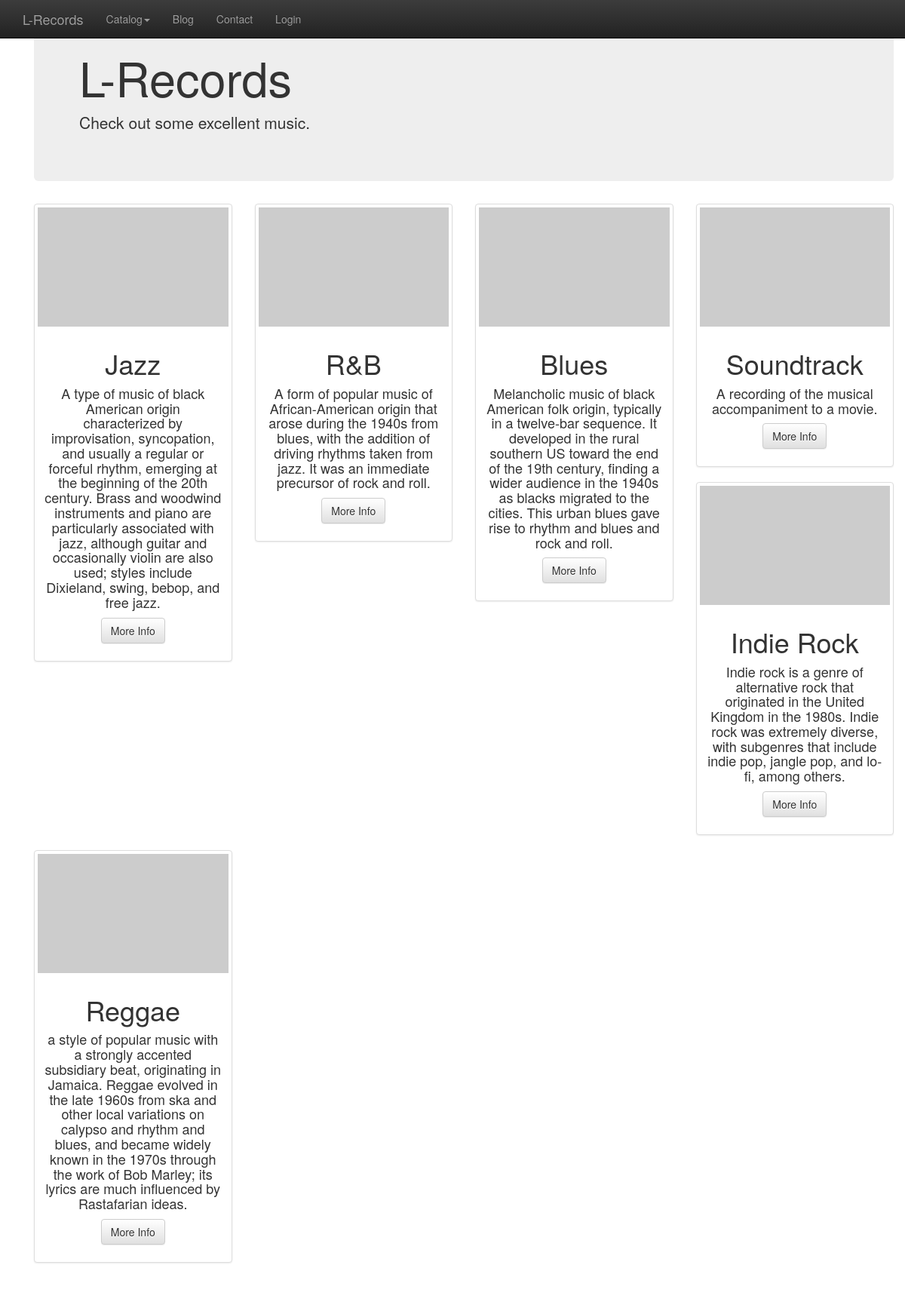
The app's page /genres with its own data.
### app/records/record_model.py (models this page shows, shortened)
class Base(db.Model):
	__abstract__ = True
	id = db.Column(db.Integer, primary_key=True)
	date_created  = db.Column(db.DateTime, default=db.func.current_timestamp())
	date_modified = db.Column(db.DateTime, default=db.func.current_timestamp(), onupdate=db.func.current_timestamp())

class Genre(Base):
	__tablename__ = 'genre'
	id = db.Column(db.Integer, primary_key=True)
	genre_name = db.Column(db.String(250), nullable=False)
	description = db.Column(db.String, nullable=True)

### app/records/record_controllers.py (the view)
@recordBase.route('/genres', methods=['GET', 'POST'])
def showGenres():
    genres = db.session.query(Genre).all()
    if 'username' not in login_session:
        return render_template("genres/genres.html", genres = genres, loggedIn = False)
    else:
        return render_template("genres/genres.html", genres = genres, loggedIn = True)

### app/templates/genres/genres.html
{% extends "main.html" %} {% block content %} {% include "header.html" %}
<div class="row text-center">
    {% for genre in genres %}
    <div class="col-md-3 col-sm-6 hero-feature">
        <div class="thumbnail">
            <img src="http://placehold.it/800x500" alt="">
            <div class="caption">
                <h1>{{ genre.genre_name }}</h1>
                <h4>{{ genre.description }}</h4>
                <p>
                    <a href="/genres/{{ genre.id }}" class="btn btn-default">More Info</a>
                </p>
            </div>
        </div>
        {% if loop.index is divisibleby 3 %}
        <br>
        <br> {% endif %}
    </div>
    {% endfor %}
</div>
{% endblock %}

### app/templates/main.html (shortened to what this page needs)
<!DOCTYPE html>
<html lang="en">
<head>
    <link rel=stylesheet type=text/css href="{{ url_for('static', filename='records.css') }}">
    <link rel="stylesheet" href="https://maxcdn.bootstrapcdn.com/bootstrap/3.3.6/css/bootstrap.min.css">
    <link rel="stylesheet" href="https://maxcdn.bootstrapcdn.com/bootstrap/3.3.6/css/bootstrap-theme.min.css">
</head>
<body>
    <div class="container">
        {% block content %} {% endblock %}
    </div>
</body>
</html>

### app/templates/header.html (shortened to what this page needs)
<nav class="navbar navbar-inverse navbar-fixed-top" role="navigation">
    <div class="container">
        <div class="navbar-header">
            <a class="navbar-brand" href="/records">L-Records</a>
        </div>
        <div class="collapse navbar-collapse" id="navbar-collapse-1">
            <ul class="nav navbar-nav">
                <li class="dropdown">
                    <a href="#" class="dropdown-toggle" data-toggle="dropdown" role="button" aria-haspopup="true" aria-expanded="false">Catalog<span class="caret"></span></a>
                </li>
                <li>
                    <a href="#">Blog</a>
                </li>
                <li>
                    <a href="#">Contact</a>
                </li>
                <li class='pull-right'>
                    {% if loggedIn %}
                    <a href='/gdisconnect'>Logout</a> {% else %}<a href='/login'>Login</a> {% endif %}
                </li>
            </ul>
        </div>
    </div>
</nav>
<div class="container">
    <header class="jumbotron">
        <div class="fluid-container">
            <h1>L-Records</h1>
            <p>Check out some excellent music.</p>
        </div>
    </header>

### records on screen
Genre: genre_name "Jazz", description "A type of music of black American origin characterized by improvisation, syncopation, and usually a regular or forceful rhythm, emerging at the beginning of the 20th century. Brass and woodwind instruments and piano are particularly associated with jazz, although guitar and occasionally violin are also used; styles include Dixieland, swing, bebop, and free jazz."
Genre: genre_name "R&B", description "A form of popular music of African-American origin that arose during the 1940s from blues, with the addition of driving rhythms taken from jazz. It was an immediate precursor of rock and roll."
Genre: genre_name "Blues", description "Melancholic music of black American folk origin, typically in a twelve-bar sequence. It developed in the rural southern US toward the end of the 19th century, finding a wider audience in the 1940s as blacks migrated to the cities. This urban blues gave rise to rhythm and blues and rock and roll."
Genre: genre_name "Soundtrack", description "A recording of the musical accompaniment to a movie."
Genre: genre_name "Indie Rock", description "Indie rock is a genre of alternative rock that originated in the United Kingdom in the 1980s. Indie rock was extremely diverse, with subgenres that include indie pop, jangle pop, and lo-fi, among others."
Genre: genre_name "Reggae", description "a style of popular music with a strongly accented subsidiary beat, originating in Jamaica. Reggae evolved in the late 1960s from ska and other local variations on calypso and rhythm and blues, and became widely known in the 1970s through the work of Bob Marley; its lyrics are much influenced by Rastafarian ideas."
